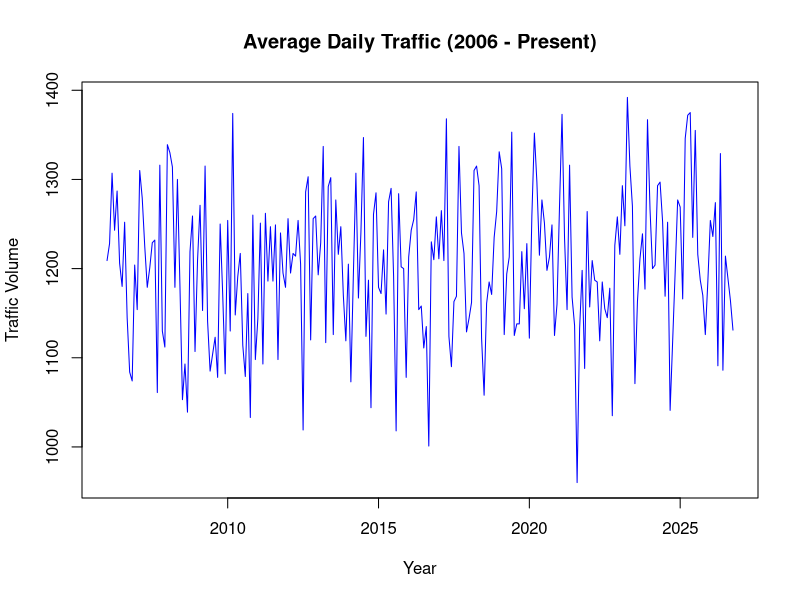
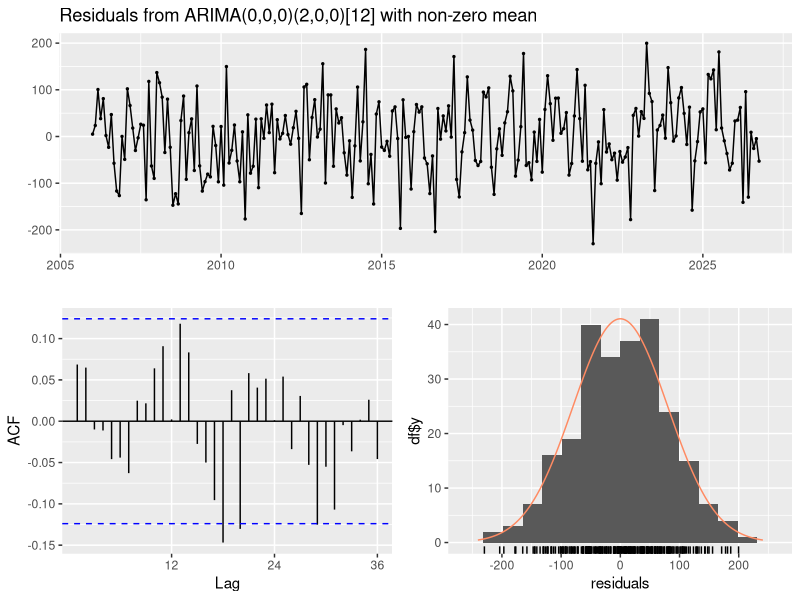
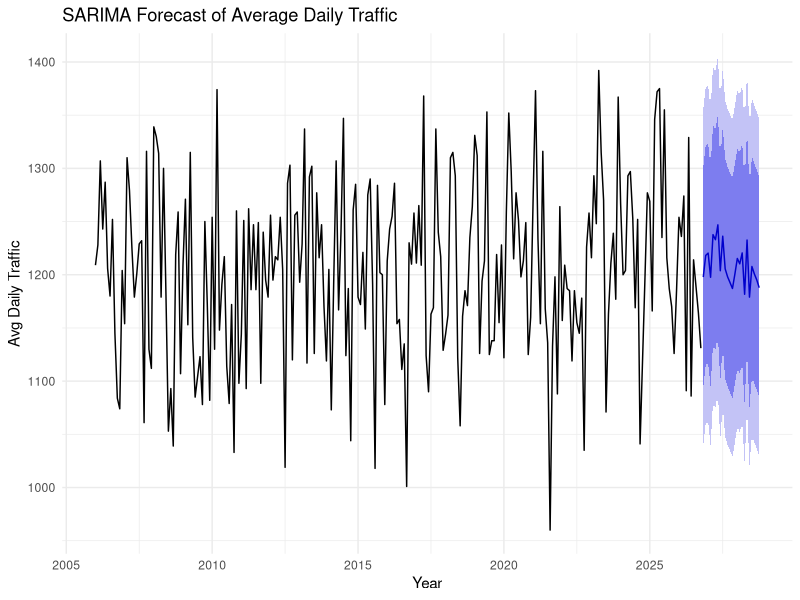

These figures' R source, in order:
# ==============================================================================
# SARIMA Modeling for DATASETSRENZ.csv (With PNG Export)
# ==============================================================================

# 1. Install and Load Required Packages ----------------------------------------
if(!require(forecast)) install.packages("forecast")
if(!require(tseries)) install.packages("tseries")
if(!require(ggplot2)) install.packages("ggplot2")
if(!require(readr)) install.packages("readr")

library(forecast)
library(tseries)
library(ggplot2)
library(readr)

# 2. Load the Data -------------------------------------------------------------
data <- read_csv("DATASETSRENZ.csv")

# 3. Create a Time Series Object -----------------------------------------------
# Frequency = 12 (Monthly), Start = Jan 2006
ts_data <- ts(data$AvgDailyTraffic, 
              start = c(2006, 1), 
              frequency = 12)

# --- SAVE GRAPH 1: Raw Data Plot ---
png("01_Traffic_History.png", width = 800, height = 600)
plot(ts_data, 
     main = "Average Daily Traffic (2006 - Present)", 
     ylab = "Traffic Volume", 
     xlab = "Year",
     col = "blue")
dev.off() # This saves the file

# 4. Fit the SARIMA Model ------------------------------------------------------
sarima_model <- auto.arima(ts_data, seasonal = TRUE, stepwise = FALSE, approximation = FALSE)
print(summary(sarima_model))

# --- SAVE GRAPH 2: Model Residuals ---
png("02_Model_Residuals.png", width = 800, height = 600)
checkresiduals(sarima_model)
dev.off() # This saves the file

# 5. Forecast Future Values ----------------------------------------------------
forecast_horizon <- 24 # 2 years
my_forecast <- forecast(sarima_model, h = forecast_horizon)

# --- SAVE GRAPH 3: The Forecast ---
png("03_Final_Forecast.png", width = 1000, height = 600)
# We use print() here to ensure the ggplot renders inside the png device
print(
  autoplot(my_forecast) +
    ggtitle("SARIMA Forecast of Average Daily Traffic") +
    xlab("Year") +
    ylab("Avg Daily Traffic") +
    theme_minimal()
)
dev.off() # This saves the file

# 6. Save Forecast Numbers to CSV ----------------------------------------------
write.csv(my_forecast, "Traffic_Forecast_Results.csv")

message("All done! Check your folder for the PNG files.")
